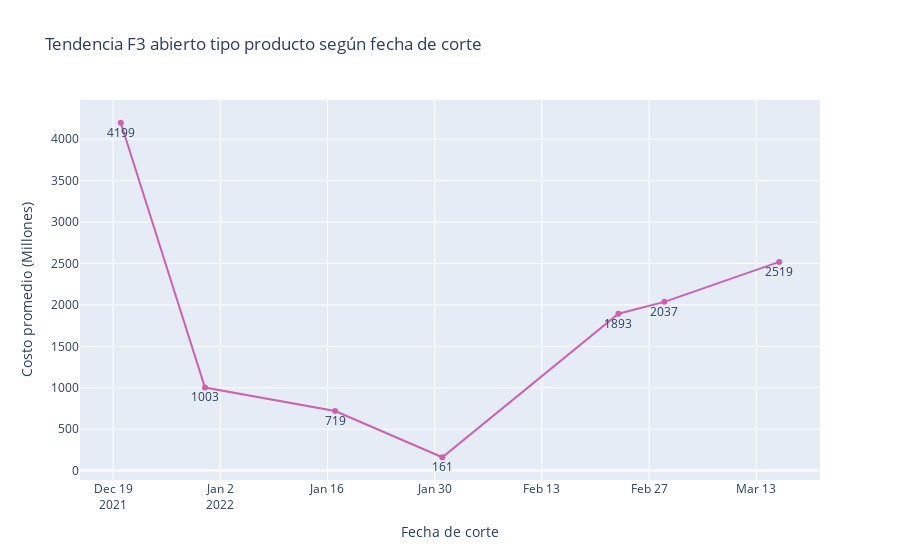

Notebook cell for this chart:
### Code cell
grafica_tendencia_f3 = px.line(f3_tend_grupo_p, x="FECHA_PPT", y="COSTO_REDON", labels={'FECHA_PPT':'Fecha de corte', "COSTO_REDON": "Costo promedio (Millones)" },
text='COSTO_REDON', color_discrete_sequence=['rgb(204, 97, 176)'], title=f"Tendencia F3 abierto tipo producto según fecha de corte" )
grafica_tendencia_f3.update_layout(legend=dict(yanchor="top", y=1, xanchor="left", x=0.45))
grafica_tendencia_f3.update_traces(textposition="bottom center")
grafica_tendencia_f3.update_xaxes(range=['2021-15-15','2022-25-10'], constrain="domain")
grafica_tendencia_f3.write_image(f"images_f3/{dt_string}_f3_TENDENCIA_Producto.svg",width=650, height=400)
grafica_tendencia_f3.show()

### Figure 1 — Plotly figure (JSON) as saved in the notebook; plotly's stock layout.template omitted (floating-point values rounded to 4 significant figures)
{"data": [{"hovertemplate": "Fecha de corte=%{x}<br>Costo promedio (Millones)=%{text}<extra></extra>", "legendgroup": "", "line": {"color": "rgb(204, 97, 176)", "dash": "solid"}, "marker": {"symbol": "circle"}, "mode": "markers+lines+text", "name": "", "orientation": "v", "showlegend": false, "text": [4199, 1003, 719, 161, 1893, 2037, 2519], "textposition": "bottom center", "type": "scatter", "x": ["2021-12-20T00:00:00", "2021-12-31T00:00:00", "2022-01-17T00:00:00", "2022-01-31T00:00:00", "2022-02-23T00:00:00", "2022-03-01T00:00:00", "2022-03-16T00:00:00"], "xaxis": "x", "y": [4199, 1003, 719, 161, 1893, 2037, 2519], "yaxis": "y"}], "layout": {"legend": {"tracegroupgap": 0, "x": 0.45, "xanchor": "left", "y": 1, "yanchor": "top"}, "title": {"text": "Tendencia F3 abierto tipo producto según fecha de corte"}, "xaxis": {"anchor": "y", "constrain": "domain", "domain": [0, 1], "range": ["2021-15-15", "2022-25-10"], "title": {"text": "Fecha de corte"}}, "yaxis": {"anchor": "x", "domain": [0, 1], "title": {"text": "Costo promedio (Millones)"}}}}
